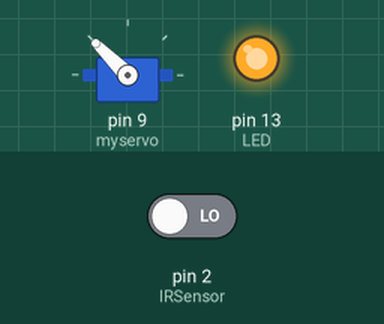
The sketch below on a simulated Arduino Uno, built with avr-gcc and run on an emulated ATmega328P. Parts: servo, output pins drawn as LEDs (lit = HIGH). The test bench sets the inputs (shaded band); at power-on: pin 2 (IRSensor) LOW.

Above: at 1.2 s.
1.3 s: pin 2 (IRSensor) driven HIGH
At 2.5 s:
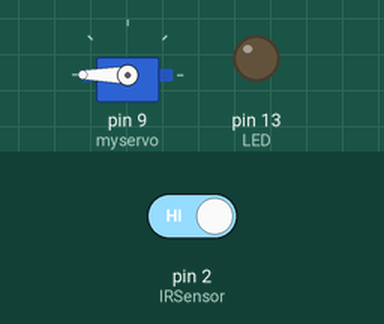
2.8 s: pin 2 (IRSensor) driven LOW
At 3.8 s:
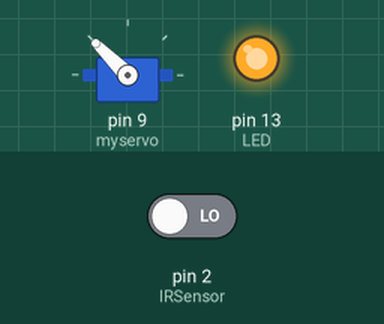
Timing chart, 0 to 58.3 s (numbered marks = the images above; inputs shaded):
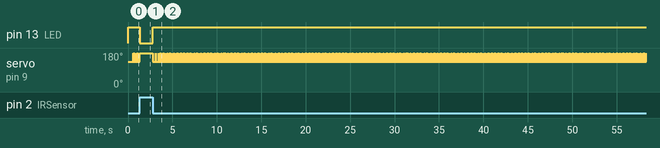

Measured:
- after the input at 1.3 s, pin 13 (LED): HIGH → LOW at once
- after the input at 2.8 s, pin 13 (LED): LOW → HIGH at once; servo on pin 9 (myservo): 180° → 135° at once, then moves between 135° and 180°, repeating every 6.4 s

The sketch:

ServoMotorWithIRSensor.ino
```cpp
#include <Servo.h>


int IRSensor = 2; // connect ir sensor to arduino pin 2
int LED = 13; // conect Led to arduino pin 13

Servo myservo;  // create servo object to control a servo
// twelve servo objects can be created on most boards

int pos = 0;    // variable to store the servo position


void setup()
{

  myservo.attach(9);  // attaches the servo on pin 9 to the servo object
  pinMode (IRSensor, INPUT); // sensor pin INPUT
  pinMode (LED, OUTPUT); // Led pin OUTPUT
}

void loop()
{
  int statusSensor = digitalRead (IRSensor);

  if (statusSensor == 1)
  {
    digitalWrite(LED, LOW); // LED LOW

  }

  else
  {
    digitalWrite(LED, HIGH); // LED High

    //for (pos = 180; pos >= 132; pos -= 1) { // goes from 0 degrees to 180 degrees
    // in steps of 1 degree
    //myservo.write(pos);              // tell servo to go to position in variable 'pos'
    //delay(6);                       // waits 6ms for the servo to reach the position
    //}
    myservo.write(135); //return hand to 138
    delay(6);
    myservo.write(180); //return hand to 180
  }

}
```
